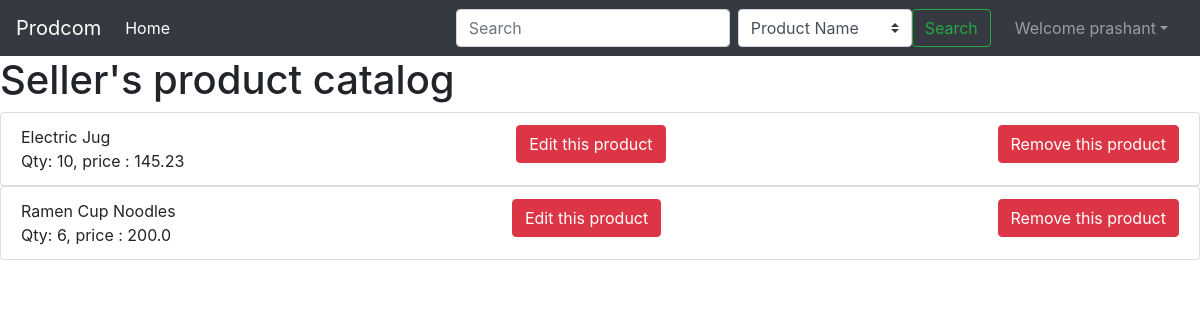
/seller/catalog (signed in), run on the app's committed database.
### home/models.py (models this page shows)
class Productitem(models.Model):
    seller = models.ForeignKey(Account, on_delete=models.CASCADE)
    name = models.CharField(max_length=100)
    description = models.CharField(max_length=500)
    category = models.CharField(max_length=50)
    quantity = models.IntegerField()
    price = models.FloatField()
    image1 = models.ImageField(upload_to='productitem/%m/%d/')
    image2 = models.ImageField(upload_to='productitem/%m/%d/')

### home/views.py (the view)
# urls.py: path('seller/catalog', views.sellercatalog, name='sellercatalog'),
def sellercatalog(request):
    loguser = request.user
    if loguser.is_anonymous:
        return HttpResponse("404 - Not found")
    account = Account.objects.filter(user=loguser).first()
    if account and account.role == 'seller':
        productlist = []
        allprodobj = Productitem.objects.filter(seller=account)
        for prod in allprodobj:
            dt={}
            dt['id'] = prod.id
            dt['name'] = prod.name
            dt['quantity'] = prod.quantity
            dt['price'] = prod.price
            productlist.append(dt)
        return render(request, 'home/sellercatalog.html', {'productlist' : productlist})
    else:
        return HttpResponse("Something went wrong")

### templates/home/sellercatalog.html (shortened to what this page needs)
<!doctype html>
<html lang="en">
  <head>
    <link rel="stylesheet" href="https://stackpath.bootstrapcdn.com/bootstrap/4.5.0/css/bootstrap.min.css">
  </head>
<body>
{% include 'navbar.html' %}
                <h1>Seller's product catalog</h1>
                {% for product in productlist %}
                <ol class="list-group list-group-numbered">
                    <li class="list-group-item d-flex justify-content-between align-items-start">
                    <div class="ms-2 me-auto">
                        <div class="fw-bold">{{product.name}} </div>
                        Qty: {{product.quantity}}, price : {{product.price}}
                    </div>
                    <form action="/seller/productedit/page" method='post'> {% csrf_token %}
                    <button type="submit" class="btn btn-danger">Edit this product</button>
                    </form>
                    <form action="/seller/product/remove" method='post'> {% csrf_token %}
                    <button type="submit" class="btn btn-danger">Remove this product</button>
                    </form>
                    </li>
                </ol>
                {% endfor %}
</body>
</html>

### templates/navbar.html (shortened to what this page needs)
<nav class="navbar navbar-expand-lg navbar-dark bg-dark">
    <a class="navbar-brand" href="/">Prodcom</a>
    <div class="collapse navbar-collapse" id="navbarSupportedContent">
      <ul class="navbar-nav mr-auto">
        <li class="nav-item active">
          <a class="nav-link" href="/">Home <span class="sr-only">(current)</span></a>
        </li>
      </ul>
      <form  action="/search" method="post" class="form-inline my-2 my-lg-0 mx-3" id="searchform"> {% csrf_token %}
          <input class="form-control mr-sm-2" type="search" placeholder="Search" aria-label="Search" name="query" id="query" required>
          <select class="custom-select" id="searchby" name="searchby" form="searchform">
            <option value="name">Product Name</option>
          </select>
        <button class="btn btn-outline-success my-2 my-sm-0 " type="submit">Search</button>
      </form>
{% if user.is_authenticated %}
<ul class="navbar-nav mr-2">
<li class="nav-item dropdown">
<a class="nav-link dropdown-toggle" href='#' id="navbarDropdown" role="button" data-toggle="dropdown"> Welcome {{request.user}}</a>
      </li>
      </ul>
      </div>
{% endif %}
  </nav>

### data on the page
Productitem: name "Electric Jug", price "145.23"
Productitem: name "Ramen Cup Noodles", price "200.0"

### other printed values
{{ request.user }} "prashant"
{{ product.quantity }} "10" "6"
